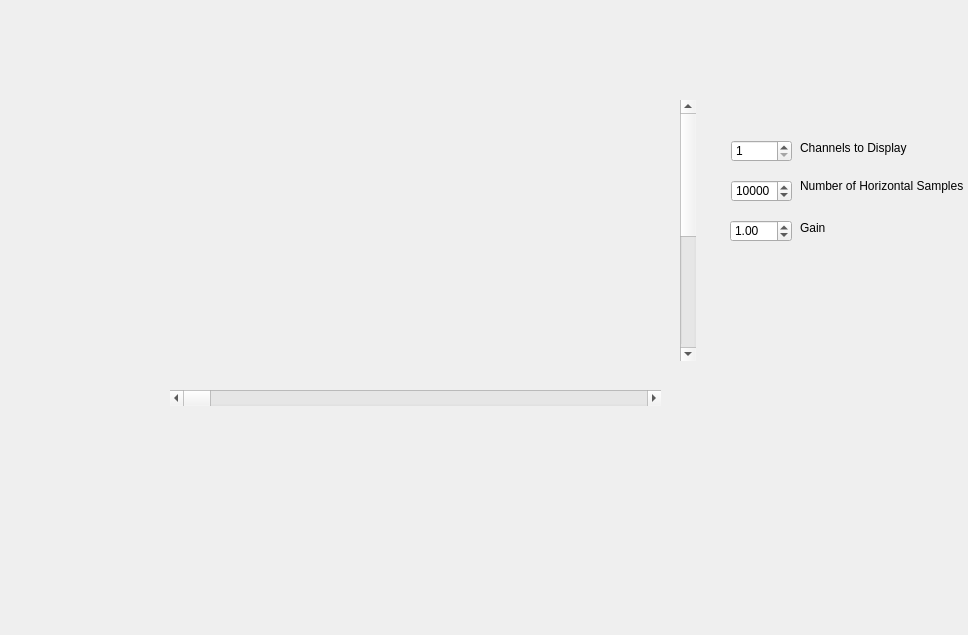
<?xml version="1.0" encoding="UTF-8"?>
<ui version="4.0">
 <class>MainWindow</class>
 <widget class="QMainWindow" name="MainWindow">
  <property name="geometry">
   <rect>
    <x>0</x>
    <y>0</y>
    <width>968</width>
    <height>635</height>
   </rect>
  </property>
  <property name="focusPolicy">
   <enum>Qt::StrongFocus</enum>
  </property>
  <property name="windowTitle">
   <string>MainWindow</string>
  </property>
  <widget class="QWidget" name="centralwidget">
   <widget class="AnalogRenderArea" name="analog_render_area" native="true">
    <property name="geometry">
     <rect>
      <x>170</x>
      <y>100</y>
      <width>491</width>
      <height>271</height>
     </rect>
    </property>
   </widget>
   <widget class="QSpinBox" name="channels_to_view">
    <property name="geometry">
     <rect>
      <x>731</x>
      <y>140</y>
      <width>61</width>
      <height>22</height>
     </rect>
    </property>
    <property name="minimum">
     <number>1</number>
    </property>
    <property name="maximum">
     <number>5</number>
    </property>
   </widget>
   <widget class="QScrollBar" name="sample_scroll_bar">
    <property name="geometry">
     <rect>
      <x>170</x>
      <y>390</y>
      <width>491</width>
      <height>16</height>
     </rect>
    </property>
    <property name="maximum">
     <number>100000</number>
    </property>
    <property name="orientation">
     <enum>Qt::Horizontal</enum>
    </property>
   </widget>
   <widget class="QSpinBox" name="horizontal_samples">
    <property name="geometry">
     <rect>
      <x>731</x>
      <y>180</y>
      <width>61</width>
      <height>22</height>
     </rect>
    </property>
    <property name="minimum">
     <number>100</number>
    </property>
    <property name="maximum">
     <number>100000</number>
    </property>
    <property name="value">
     <number>10000</number>
    </property>
   </widget>
   <widget class="QLabel" name="label">
    <property name="geometry">
     <rect>
      <x>800</x>
      <y>170</y>
      <width>171</width>
      <height>31</height>
     </rect>
    </property>
    <property name="text">
     <string>Number of Horizontal Samples</string>
    </property>
   </widget>
   <widget class="QLabel" name="label_2">
    <property name="geometry">
     <rect>
      <x>800</x>
      <y>140</y>
      <width>161</width>
      <height>16</height>
     </rect>
    </property>
    <property name="text">
     <string>Channels to Display</string>
    </property>
   </widget>
   <widget class="QScrollBar" name="channel_scroll_bar">
    <property name="geometry">
     <rect>
      <x>680</x>
      <y>100</y>
      <width>16</width>
      <height>261</height>
     </rect>
    </property>
    <property name="minimum">
     <number>1</number>
    </property>
    <property name="maximum">
     <number>10</number>
    </property>
    <property name="orientation">
     <enum>Qt::Vertical</enum>
    </property>
   </widget>
   <widget class="QDoubleSpinBox" name="gain_spin_box">
    <property name="geometry">
     <rect>
      <x>730</x>
      <y>220</y>
      <width>62</width>
      <height>22</height>
     </rect>
    </property>
    <property name="value">
     <double>1.000000000000000</double>
    </property>
   </widget>
   <widget class="QLabel" name="label_3">
    <property name="geometry">
     <rect>
      <x>800</x>
      <y>220</y>
      <width>49</width>
      <height>16</height>
     </rect>
    </property>
    <property name="text">
     <string>Gain</string>
    </property>
   </widget>
  </widget>
  <widget class="QMenuBar" name="menuBar">
   <property name="geometry">
    <rect>
     <x>0</x>
     <y>0</y>
     <width>968</width>
     <height>22</height>
    </rect>
   </property>
  </widget>
 </widget>
 <customwidgets>
  <customwidget>
   <class>AnalogRenderArea</class>
   <extends>QWidget</extends>
   <header>spikesorter/AnalogRenderArea/analogrenderarea.hpp</header>
   <container>1</container>
  </customwidget>
 </customwidgets>
 <resources/>
 <connections/>
</ui>
